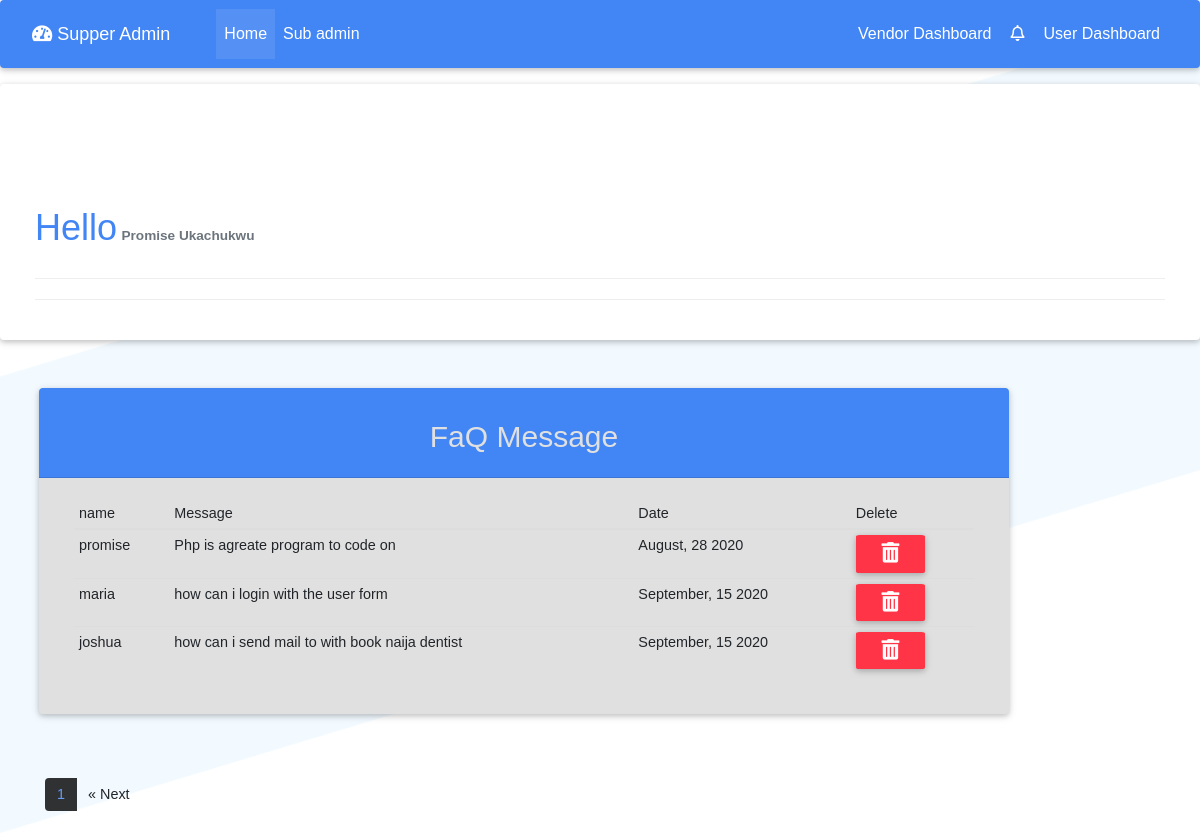
/admin/inc/faqmessage.php?source=faq_message (signed in), run on the app's committed database.
### tables this page shows
CREATE TABLE `faq_message` (
  `faq_id` int(11) NOT NULL,
  `name` varchar(30) NOT NULL,
  `message` varchar(500) NOT NULL,
  `date` text NOT NULL
);

### admin/inc/faqmessage.php (the view, shortened to what this page needs)
<?php include "admin_header.php" ?>
<main>
<nav class="navbar fixed-top navbar-expand-md navbar-dark bg-primary mb-3">
                    <div class="flex-row d-flex">
                        <a class="navbar-brand" href="../dashboard.php" title="Admin"> <i class="fa fa-tachometer-alt"></i> Supper Admin</a>
                    </div>
                    <div class="navbar-collapse collapse" id="collapsingNavbar">
                        <ul class="navbar-nav">
                            <li class="nav-item active">
                                <a class="nav-link" href="../../index.php">Home <span class="sr-only">Home</span></a>
                            </li>
                            <li class="nav-item">
                                <a class="nav-link" href="../subdashboard.php">Sub admin</a>
                            </li>
                        </ul>
                        <ul class="navbar-nav ml-auto float-sm-right">
                        <li class="nav-item">
                                <a class="nav-link" href="../../vendor/index.php">Vendor Dashboard</a>
                            </li>
                            <li class="nav-item">
                                <a class="nav-link" href="#myAlert" data-toggle="collapse"><i class="far fa-bell fa-1x"></i></a>
                            </li>
                            <li class="nav-item">
                                <a class="nav-link" href="../../user/index.php">User Dashboard</a>
                            </li>
                        </ul>
                    </div>
                </nav>
    <div class="row">
    <div class="container-fluid">
        <div class="col-l2-lg">
            <div class="card">
            <div class="card-body">
            <div class="col main pt-5 mt-3">
            <h1 class="display-4 d-none d-sm-block">
                            <h1 class="text-primary d-inline-block">Hello</h1>
                            <small class="text-muted font-weight-bold text-capitalize"> <?php echo $_SESSION['fname']. " ". $_SESSION['lname'] ?></small>
                                </h1>
                            <hr>
                            <hr>
                        </div>
                        </div>
                    </div>
                </div>
                <div class="col-lg-10 mx-4">
                    <div class="card bg-light my-5">
                <div class="card-header text-center text-light bg-primary">
                <h2 class="card-title">FaQ Message</h2>
                </div>
                    <div class="card-body form-body">
                    <div class="col-lg-12 text-light">
                    <table class="table table-hover table-responsive-lg table-condensed">
                    <thead>
                    <th>name</th>
                    <th>Message</th>
                    <th>Date</th>
                    <th>Delete</th>
                    </thead>
                    <tbody>
                    <?php
                if(isset($_GET['page'])){
                    $page = $_GET['page'];
                }else{
                    $page = 1;
                }
                $num_per_page = 3;
                $start_from = ($page -1) * 3;
                $query = "SELECT * FROM faq_message LIMIT $start_from, $num_per_page";
                $faq_message = mysqli_query($conn, $query);
                while($row = mysqli_fetch_assoc($faq_message)){
                    $faq_id = $row['faq_id'];
                    $name = $row['name'];
                    $message = $row['message'];
                    $date = $row['date'];
                echo '<tr>';
                echo '<td>'.$name.'</td>';
                echo '<td>'.$message.'</td>';
                echo '<td>'.$date.'</td>';
                echo  "<td><a class='btn btn-danger btn-sm delete' style='border-radius: 5%;'  href='faqmessage.php?delete={$faq_id}'> <i class='fa fa-trash-alt fa-2x'></i></a></td>";
                echo '</tr>';
                }
                ?>
                    </tbody>
                    </table>
                    </div>
                    </div>
                </div>
                </div>
                <?php
                            $statement = "SELECT * FROM faq_message";
                            $total_result = $conn->query($statement);
                            $total_faq = mysqli_num_rows($total_result);
                            $total_faq_page = ceil($total_faq / $num_per_page);
                            ?>
                                <div class="col-lg-12">
                                <div class="container">
                        <nav aria-label="...">
                <ul class="pagination my-3">
                    <?php
                    for ($i=1; $i < $total_faq_page ; $i++) {
                  if($i == $page){
                    echo "<li class='page-item  bg-light'><a class='page-link light active_link text-primary' href='faqmessage.php?page=".$i."'>$i</a></li>";
                  }else{
                    echo "<li class='page-item  bg-light'><a class='page-link light text-primary' href='faqmessage.php?page=".$i."'>$i</a></li>";
                  }
                    }
                if($i > $page){
                    echo "<li class='page-item'><a class='page-link ' href='faqmessage.php?page=".($page + 1)."'>
                    <span aria-hidden='true'>&laquo;</span>
                    Next
                    </a>
                    </li>";
                    }
                    ?>
                </ul>
                </nav>
                                </div>
                                </div>
            </div>
            </div>
</main>
<?php include "admin_footer.php" ?>

### admin/inc/css/nomalise.css (style rules this page uses)
body, html { height:100%; }
.card { overflow:hidden; }
nav .pagination li .active_link { background-color: #000 !important; opacity: 0.8; }

### admin/inc/css/sample.css (style rules this page uses)
:root { --ck-sample-base-spacing: 2em; --ck-sample-color-white: #fff; --ck-sample-color-green: #279863; }
body, html { padding: 0; margin: 0; font-family: sans-serif, Arial, Verdana, "Trebuchet MS", "Apple Color Emoji", "Segoe UI Emoji", "Segoe UI Symbol"; font-size: 16px; line-height: 22px; }
body { height: 100%; color: #2D3A4A; background-image: url(../img/bg.png); background-repeat: no-repeat; background-position: 50% 100%; background-size: 100% auto; }
body * { box-sizing: border-box; }
a { color: #38A5EE; }

### data on the page
faq_message: name "promise", message "Php is agreate program to code on", date "August, 28 2020"
faq_message: name "maria", message "how can i login with the user form", date "September, 15 2020"
faq_message: name "joshua", message "how can i send mail to with book naija dentist", date "September, 15 2020"

### other printed values
$_SESSION['fname'] "Promise"
$_SESSION['lname'] "Ukachukwu"
